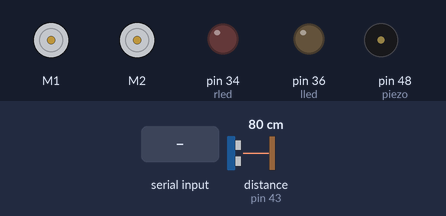
Recording of a sketch running on a simulated Arduino Mega 2560, built with avr-gcc and run on an emulated ATmega2560. Parts: 2 × DC motor (green arrow = forward, orange = backward, longer = faster), output pins drawn as LEDs (lit = HIGH), buzzer (waves = sounding). Wiring (inferred from the names in the program): ultrasonic range finder: trigger pin 41; echo pin 43. The test bench sets the inputs (shaded band); at power-on: distance to the obstacle (sensor on pin 43) 80 cm. The echo pulse lasts 58.3 µs per cm; random numbers use the default seed unless the sketch sets one; pins used as bus, display or sensor lines are not drawn; what the sketch prints to the serial monitor is not drawn.

Above: at 1.2 s.
1.3 s: "l" received over the second serial link
At 3.7 s:
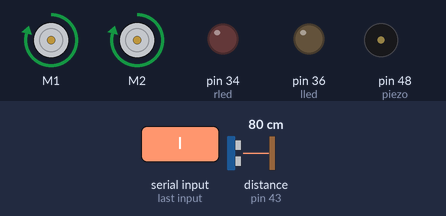
4.3 s: "b" received over the second serial link
At 5.2 s:
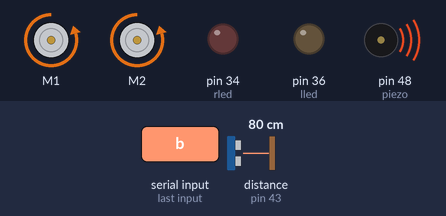
7.3 s: "r" received over the second serial link
At 9.1 s:
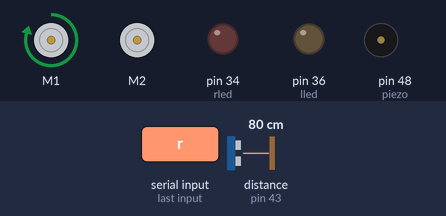
10.3 s: "w" received over the second serial link
At 11.8 s:
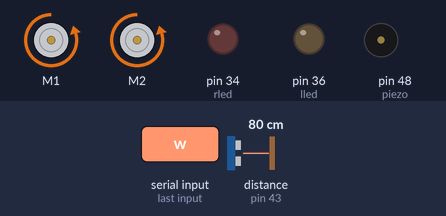
12.8 s: "q" received over the second serial link
At 13.6 s:
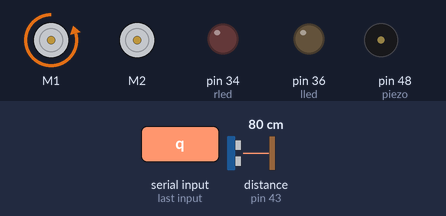
Timing chart, 0 to 15.8 s (numbered marks = the images above; inputs shaded):
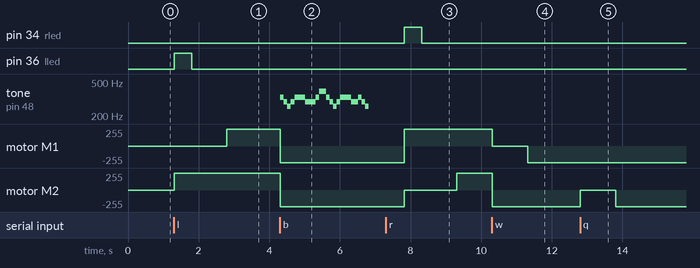

Measured:
- after the input at 1.3 s, pin 36 (lled): LOW → HIGH at once, → LOW 0.50 s later; motor M1: stopped → forward 250/255 after 1.5 s; motor M2: stopped → forward 250/255 at once
- after the input at 4.3 s, tone on pin 48 (piezo): plays 330 Hz for 0.10 s, 294 Hz for 0.10 s, 261 Hz for 0.10 s, 294 Hz for 0.10 s, 330 Hz for 0.30 s, 294 Hz for 0.30 s … (17 notes in this stretch), starting at once; motor M1, motor M2: forward 250/255 → backward 250/255 at once
- after the input at 7.3 s, pin 34 (rled): LOW → HIGH after 0.52 s, → LOW 0.50 s later; motor M1: backward 250/255 → forward 250/255 after 0.52 s; motor M2: backward 250/255 → stopped after 0.52 s, → forward 250/255 1.5 s later
- after the input at 10.3 s, motor M1: forward 250/255 → stopped at once, → backward 250/255 1.0 s later; motor M2: forward 250/255 → backward 250/255 at once
- after the input at 12.8 s, motor M2: backward 250/255 → stopped at once, → backward 250/255 1.0 s later

The sketch:

fianl_rc__100.ino
```cpp
#include <AFMotor.h>

AF_DCMotor motor1(1);
AF_DCMotor motor2(2);

int lled=36;
int rled = 34;

//피에조 부저를 48번 핀으로 설정
int piezo = 48;
//톤 배열 수
int numTones=25;
//비행기
int tones[] = {330, 294, 261, 294, 330, 330, 330, 294, 294, 294, 330, 392, 392, 330, 294, 261, 294, 330, 330, 330,294, 294, 330, 294, 261};
//음계 표준 주파수(4옥타브) : 도, 레, 미, 파, 솔, 라, 시, 도
//{261, 294, 330, 349, 392, 440, 494, 523};

char BT_data;
char MEGA_data;

const int TriggerPin = 41; //Trig pin
const int EchoPin = 43; //Echo pin
//const int led = 13;
long Duration = 0;

char value;

void setup() {
  pinMode(TriggerPin, OUTPUT); // Trigger is an output pin
  pinMode(EchoPin, INPUT); // Echo is an input pin
 // pinMode(led, OUTPUT);

  motor1.setSpeed(250);
  motor2.setSpeed(250);
  Serial.begin(9600); // Serial Output
  Serial1.begin(9600);

  pinMode(rled, OUTPUT);
  pinMode(lled, OUTPUT);

  pinMode(piezo, OUTPUT);


}

void loop() {
  digitalWrite(TriggerPin, LOW);
  delayMicroseconds(2);
  digitalWrite(TriggerPin, HIGH); // Trigger pin to HIGH
  delayMicroseconds(10); // 10us high
  digitalWrite(TriggerPin, LOW); // Trigger pin to HIGH

  Duration = pulseIn(EchoPin, HIGH); // Waits for the echo pin to get high
  // returns the Duration in microseconds


  long Distance_mm = Distance(Duration); // Use function to calculate the distance

  Serial.print("Distance = "); // Output to serial
  Serial.print(Distance_mm);
  Serial.println(" mm");

  ////////////////
/*

 if(Distance_mm < 200) {         //장애물 감지 (20cm 이내)
     Serial.println("stop");
     stop();  //정지(1초)
     Serial.println("backward");
     backward();  //후진(0.5초)
     delay(2000);
     int rnd = random(0,2);   //장애물 감지시 좌/우회전 랜덤처리
     if(rnd == 0){
        Serial.println("right");
        right();
     }else{
        Serial.println("left");
        left();
     }
   }else{         //장애물 없음
     Serial.println("forward");
     forward();
   }

*/

  /////


 while(Serial1.available())  //Serial1에 전송된 값이 있으면
  {
     value = Serial1.read(); //전송값 읽음
     Serial.print(value);

    switch(value){

      case 'f':
      forward();
      break;

      case 'b':
      backward();
      buzzer();
      break;

      case 's':
      stop();
      break;

      case 'l':
      left();
    digitalWrite(lled, HIGH);
     delay(500);
     digitalWrite(lled, LOW);
      delay(1000);
      forward();
      break;

      case 'r':
      right();
     digitalWrite(rled, HIGH);
     delay(500);
      digitalWrite(rled, LOW);
      delay(1000);
      forward();
      break;

      case 'w':
      sRight();
      delay(1000);
      backward();
      break;

      case 'q':
      sLeft();
      delay(1000);
      backward();
      break;

      case 'p':
      while(1){

 if(Distance_mm < 200) {         //장애물 감지 (20cm 이내)
     Serial.println("stop");
     stop();  //정지(1초)
     delay(2000);
     Serial.println("backward");
     backward();  //후진(0.5초)
     delay(2000);
     int rnd = random(0,2);   //장애물 감지시 좌/우회전 랜덤처리
     if(rnd == 0){
        Serial.println("right");
        right();
        delay(1000);
        forward();
        break;
     }else{
        Serial.println("left");
        left();
        delay(1000);
        forward();
        break;
     }
   }else{         //장애물 없음
     Serial.println("forward");
     forward();
     break;
   }
      }
    break;

 }

  delay(1000); // Wait to do next measurement
}}

long Distance(long time)
{
  // Calculates the Distance in mm
  // ((time)*(Speed of sound))/ toward and backward of object) * 10

  long DistanceCalc; // Calculation variable
  DistanceCalc = ((time / 2.9) / 2); // Actual calculation in mm
  //DistanceCalc = time / 74 / 2; // Actual calculation in inches
  return DistanceCalc; // return calculated value
}

void forward(){
  motor1.run(FORWARD);
  motor2.run(FORWARD);
 }
void backward(){
  motor1.run(BACKWARD);
  motor2.run(BACKWARD);
}
void left(){
  motor1.run(RELEASE);
  motor2.run(FORWARD);

}
void right(){
  motor1.run(FORWARD);
  motor2.run(RELEASE);

}
void sLeft(){
  motor1.run(BACKWARD);
  motor2.run(RELEASE);
}
void sRight(){
  motor1.run(RELEASE);
  motor2.run(BACKWARD);
}
void stop(){
  motor1.run(RELEASE);
  motor2.run(RELEASE);
}

void buzzer(){
  //피에조 부저가 연결된 핀으로 지정된 파형을 생성하도록 설정
  //도가 261Hz의 주파수를 가지면 1초에 261번의 파형을 발생
  //디지털은 0과 1(high, low)로 표현되므로 1초 동안 0과 1의 변화를 261번 주는 것
  for(int i=0; i<numTones; i++){
    tone(piezo, tones[i]);
    delay(100);
    if(value != 'b'){
    break;
    }
  }
  //피에조 부저가 연결된 핀으로부터 파형 생성 중단
  noTone(piezo);
}
```
